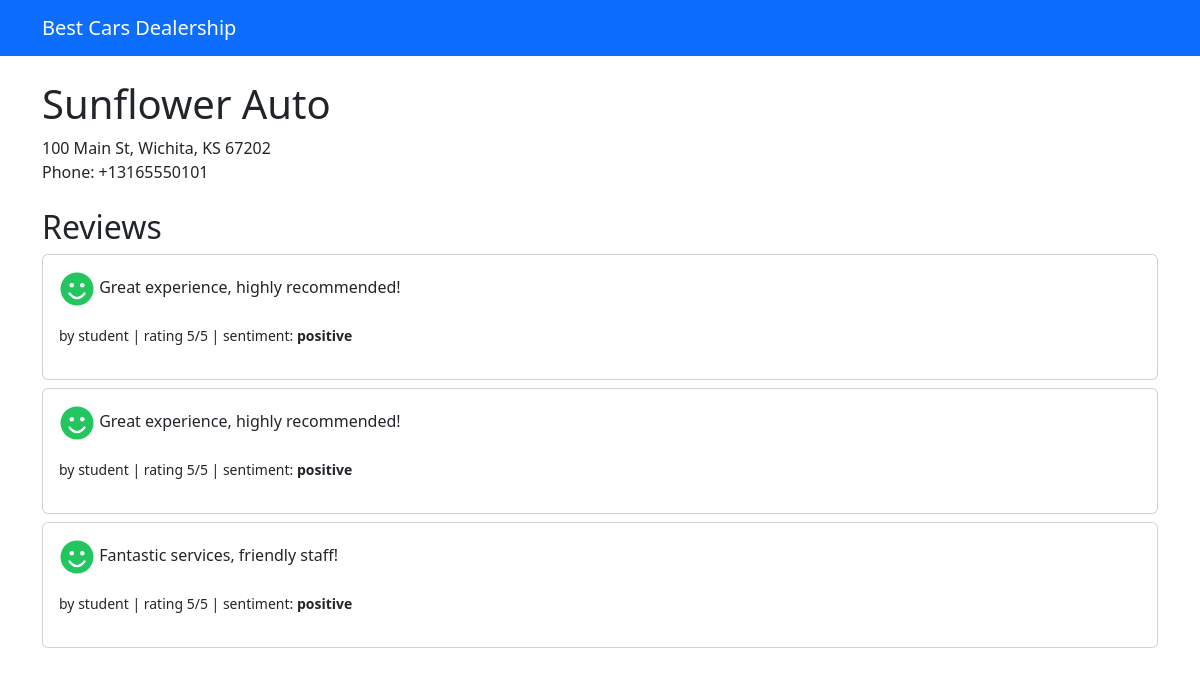
Page /dealer/1/ on the earlier database version.
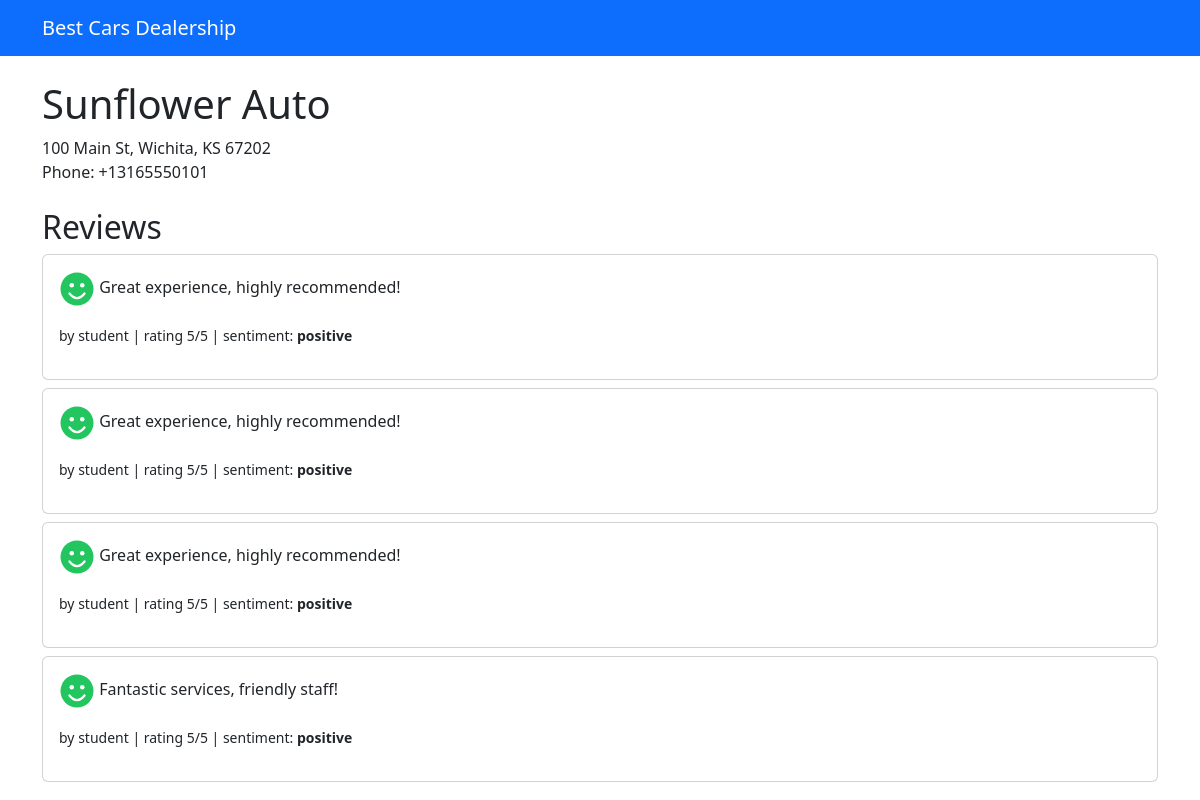
Same page on the later database version.
### djangoapp/models.py (models this page shows, shortened)
class Dealer(models.Model):
    name = models.CharField(max_length=100)
    short_name = models.CharField(max_length=50, default='')
    full_name = models.CharField(max_length=150, default='')
    city = models.CharField(max_length=100, default='')
    state = models.CharField(max_length=2, default='')
    address = models.CharField(max_length=200, default='')
    zip_code = models.CharField(max_length=10, default='')
    phone = models.CharField(max_length=20, default='')
    lat = models.FloatField(default=0.0)
    long = models.FloatField(default=0.0)

class Review(models.Model):
    dealer = models.ForeignKey(Dealer, on_delete=models.CASCADE)
    user = models.ForeignKey(User, on_delete=models.CASCADE)
    content = models.CharField(max_length=1000)
    rating = models.IntegerField(default=5)
    sentiment = models.CharField(max_length=20, default='neutral')
    purchase = models.BooleanField(default=False)
    purchase_date = models.DateField(null=True, blank=True)
    car_make = models.CharField(max_length=100, default='')
    car_model = models.CharField(max_length=100, default='')
    car_year = models.IntegerField(default=2024)
    created_at = models.DateTimeField(default=now)

### djangoapp/views.py (the view)
# urls.py: path('dealer/<int:dealer_id>/', views.dealer_detail, name='dealer_detail'),
def dealer_detail(request, dealer_id):
    dealer = get_object_or_404(Dealer, pk=dealer_id)
    reviews = dealer.review_set.order_by('-created_at')
    return render(request, 'djangoapp/dealer_detail.html', {'dealer': dealer, 'reviews': reviews})

### djangoapp/templates/djangoapp/dealer_detail.html (shortened to what this page needs)
<!DOCTYPE html>
<html lang="en">
<head>
  <link href="https://cdn.jsdelivr.net/npm/bootstrap@5.3.3/dist/css/bootstrap.min.css" rel="stylesheet" />
</head>
<body>
  <nav class="navbar navbar-dark bg-primary">
    <div class="container">
      <a class="navbar-brand" href="/">Best Cars Dealership</a>
    </div>
  </nav>
  <div class="container mt-4">
    <h1>{{ dealer.name }}</h1>
    <p>{{ dealer.address }}, {{ dealer.city }}, {{ dealer.state }} {{ dealer.zip_code }}<br />Phone: {{ dealer.phone }}</p>
    <h2 class="mt-4">Reviews</h2>
    {% for review in reviews %}
    <div class="card my-2">
      <div class="card-body">
        <p>
          {% if review.sentiment == 'positive' %}
          <img src="/static/images/positive.svg" alt="positive sentiment" width="36" height="36" />
          {% elif review.sentiment == 'negative' %}
          <img src="/static/images/negative.svg" alt="negative sentiment" width="36" height="36" />
          {% else %}
          <img src="/static/images/neutral.svg" alt="neutral sentiment" width="36" height="36" />
          {% endif %}
          {{ review.content }}
        </p>
        <p><small>by {{ review.user.username }} | rating {{ review.rating }}/5 |
          sentiment: <strong>{{ review.sentiment }}</strong></small></p>
      </div>
    </div>
    {% empty %}
    <p>No reviews yet.</p>
    {% endfor %}
  </div>
</body>
</html>

Differences in the rows shown:
added Review: content "Great experience, highly recommended!", user.username "student", rating "5", sentiment "positive"
